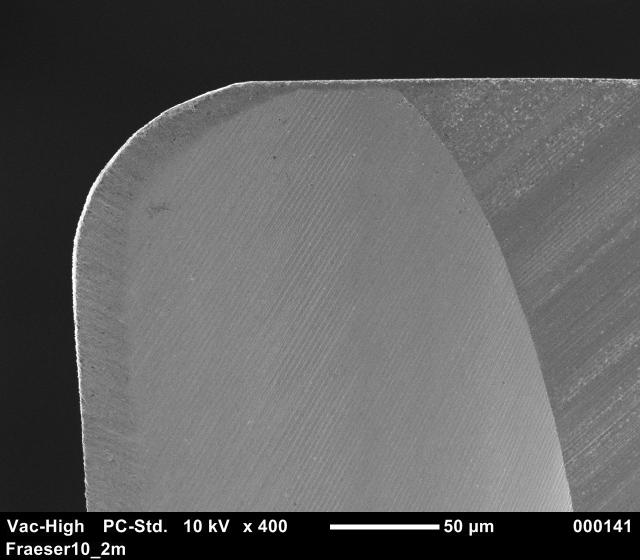
#> input picture 1mm.tif, 1280 x 1120 px (shown at 1/2 size)
$ python cutImage.py
#> lines starting #> are read from the running program, lines starting #| are printed output that depends on the picture
### preprocessing.py
# -*- coding: utf-8 -*-
"""
Created on Fri Nov 15 18:18:51 2019

@author: luis_
"""

import numpy as np
import cv2 as cv

# [9 lines left out: function fillHoles, not called in this run]


def deleteFreaserInfo(img):


    return img[0:1024, 0:1280]

### cutImage.py
# -*- coding: utf-8 -*-
"""
Created on Mon Jan 27 21:54:14 2020

@author: luis_
"""

import cv2
import preprocessing


img = cv2.imread("1mm.tif")
#> img is the input picture: shape (1120, 1280, 3); min 0, max 255, mean 92.7

crop_img =preprocessing.deleteFreaserInfo(img)
#> in deleteFreaserInfo, `return img[0:1024, 0:1280]`:
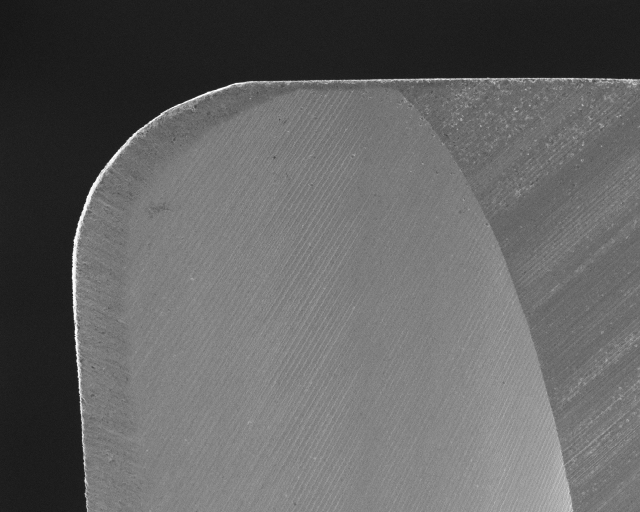
#> returned value: shape (1024, 1280, 3) (shown at 1/2 size); min 15, max 255, mean 99.2

cv2.imwrite("cut.tif", crop_img)
cv2.namedWindow('crop_img',cv2.WINDOW_NORMAL)
cv2.resizeWindow('crop_img', 600,600)
cv2.imshow('crop_img',crop_img)
cv2.waitKey(0)
cv2.destroyAllWindows()

$ run again, with Fraeser.000025.jpg saved as 1mm.tif
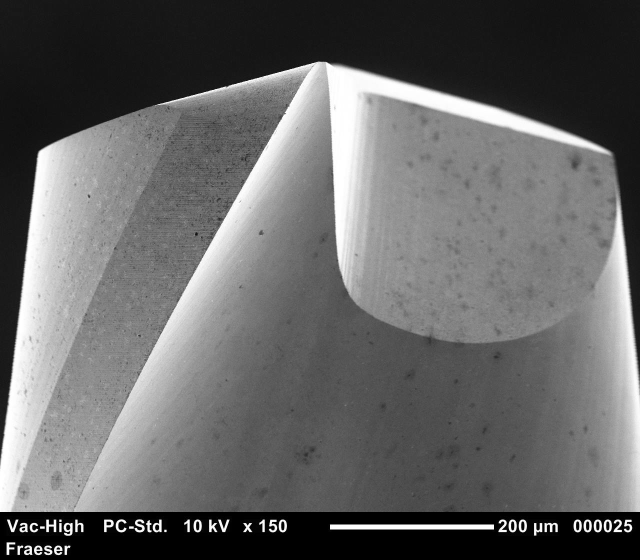
#> input picture Fraeser.000025.jpg, 1280 x 1120 px (shown at 1/2 size)
#> img is the input picture: shape (1120, 1280, 3); min 0, max 255, mean 102.2
#> in deleteFreaserInfo, `return img[0:1024, 0:1280]`:
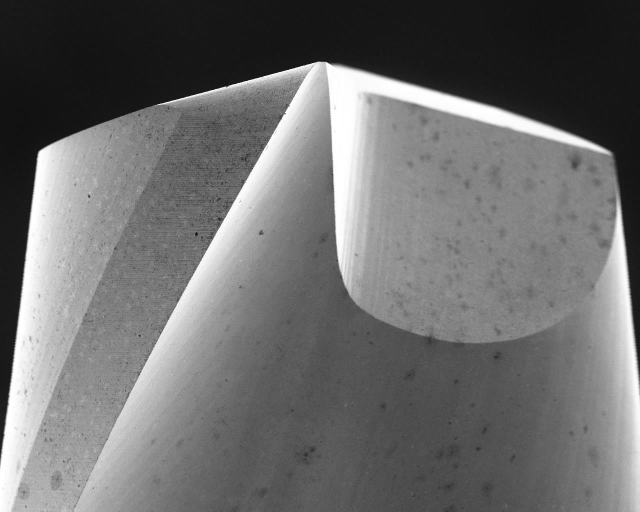
#> returned value: shape (1024, 1280, 3) (shown at 1/2 size); min 1, max 255, mean 109.4
